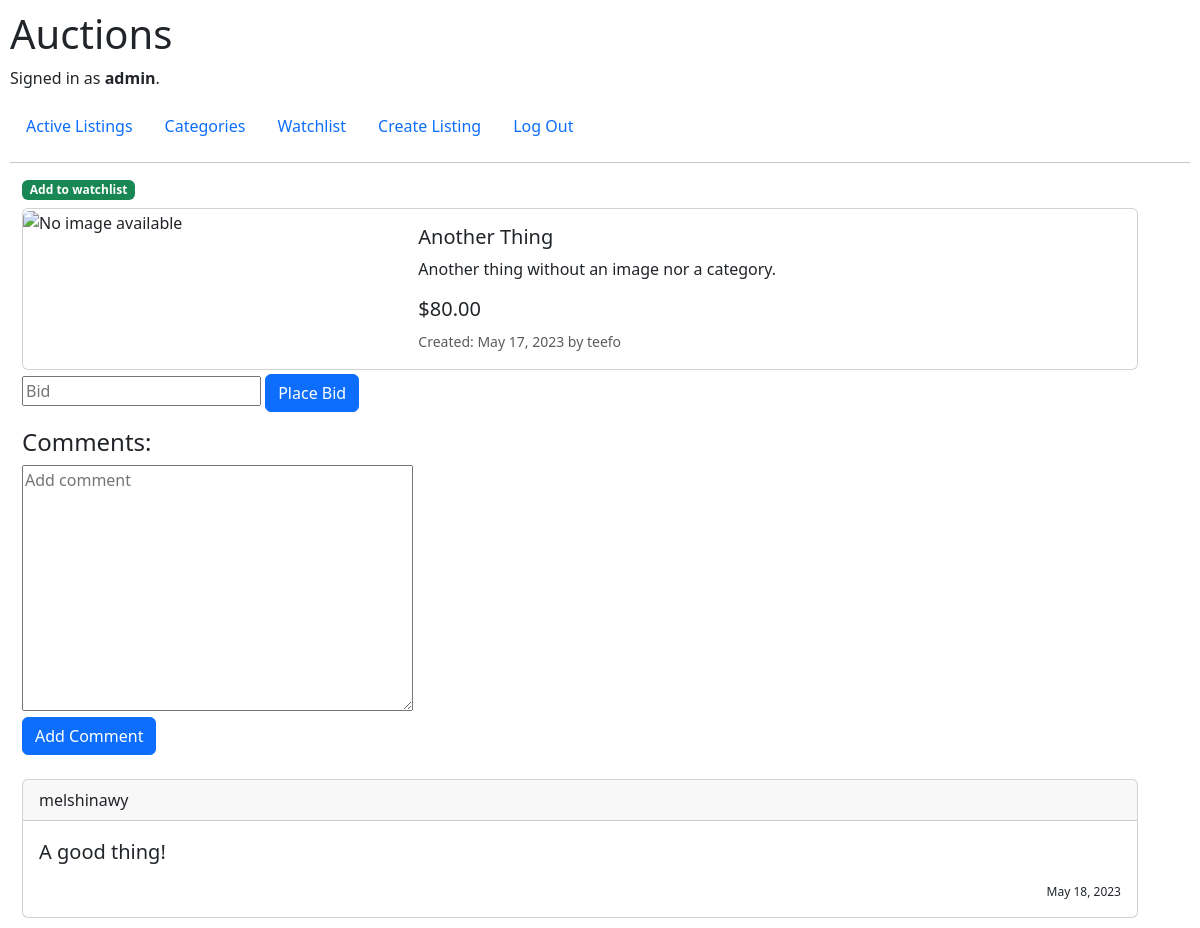
Page /4 (signed in) on the committed database.
### auctions/models.py (models this page shows, shortened)
class User(AbstractUser):
    pass

class Listing(models.Model):
    seller = models.ForeignKey(User, on_delete=models.CASCADE, related_name='seller')
    title = models.CharField(max_length=64)
    description = models.CharField(max_length=800)
    image_url = models.URLField(blank=True)
    category = models.ForeignKey(Category, blank=True, null=True, on_delete=models.SET_NULL)
    active = models.BooleanField(default=True)
    created_at = models.DateField(auto_now_add=True)
    watchlist = models.ManyToManyField(User, blank=True, related_name='watchlist')
    winner = models.ForeignKey(User, on_delete=models.SET_NULL, null=True, blank=True, related_name='winner')

class Comment(models.Model):
    user = models.ForeignKey(User, on_delete=models.CASCADE)
    listing = models.ForeignKey(Listing, on_delete=models.CASCADE)
    comment = models.CharField(max_length=500)
    created_at = models.DateField(auto_now_add=True)

### auctions/views.py (the view, shortened to what this page needs)
# urls.py: path('<int:listing_id>', views.listing_page, name="listing_page"),
def listing_page(request, listing_id):
    listing = Listing.objects.get(pk=listing_id) # Get listing from id
    user_id = request.user.id # Get user id
    if request.method == 'GET':
        max_bid = Bid.objects.filter(listing=listing_id).aggregate(Max('bid'))['bid__max'] # Get the maximum bid for that listing
        context = {
                'listing': Listing.objects.get(pk=listing_id),
                'max_bid': max_bid,
                'user_id': user_id,
                'comments': Comment.objects.filter(listing=listing)
            }
        if user_id: # If a user is logged in
            user = User.objects.get(pk=request.user.id) # Get the user instance from User model
            if listing.seller.id == user.id: # If the user is the seller, they are given the option to close the bids
                listing_manipulation = 'Close auction'
            elif listing in user.watchlist.all(): # If the listing is in the user's watchlist, they are given the option to remove it
                listing_manipulation = 'Remove from watchlist'
            else: # Else the listing is not on the user's watchlist so they are given the option to add it
                listing_manipulation = 'Add to watchlist'
            context['listing_manipulation'] = listing_manipulation # Save the relavent listing manipulation option to the context
            if listing.active:
                context['comment_form'] = CommentForm() # If the listing is active add a comment form to the context
            if (listing.seller != user):
                form = modelform_factory(Bid, form=BidForm, widgets={'bid': forms.NumberInput(attrs={'placeholder': 'Bid', 'size': '8', 'min': max_bid + 0.01})})
                context['bid_form'] = form # If the seller is not the same as the user add a bid form to the context
        return render(request, "auctions/listing_page.html", context)

### auctions/forms.py
class CommentForm(forms.ModelForm):
    class Meta:
        model = Comment
        fields = ['comment']
        widgets = {
            'comment': forms.Textarea(attrs={'placeholder': 'Add comment'}),
        }

### auctions/templates/auctions/listing_page.html (shortened to what this page needs)
{% extends "auctions/layout.html" %}
{% block body %}
    {% if user.id and listing.active %}
        <h6><a href="{% url 'add_to_watchlist' listing.id listing_manipulation %}">
        {% if listing_manipulation == 'Add to watchlist' %}
            <span class="badge bg-success">{{ listing_manipulation }}</span>
        {% elif listing_manipulation == 'Remove from watchlist' %}
            <span class="badge bg-secondary">{{ listing_manipulation }}</span>
        {% elif listing_manipulation == 'Close auction' %}
            <span class="badge bg-danger">{{ listing_manipulation }}</span>
        {% endif %}
</a></h6>
    {% endif %}
<div class="card mb-1">
    <div class="row">
      <div class="col">
        {% if listing.image_url %}
            <img src="{{ listing.image_url }}" class="img-fluid rounded-start" style="height: 200px;" alt="{{ listing.title }}">
        {% else %}
            <img src="https://st4.depositphotos.com/14953852/24787/v/450/depositphotos_247872612-stock-illustration-no-image-available-icon-vector.jpg" class="img-fluid rounded-start" alt="No image available">
        {% endif %}
      </div>
      <div class="col-md-8">
        <div class="card-body">
          <h5 class="card-title">{{ listing.title }}</h5>
          <p class="card-text">{{ listing.description }}</p>
          <h5 class="card-title">${{ max_bid|floatformat:2 }}</h5>
          <p class="card-text"><small class="text-muted">Created: {{ listing.created_at }} by {{ listing.seller }}</small></p>
        </div>
      </div>
    </div>
  </div>
    {% if bid_form %}
    <form action="{% url 'listing_page' listing.id %}" name="bid" method="post">
        <div class="form-floating mb-3">
            {{ bid_form.bid }}
            <input class="btn btn-primary" type="submit" value="Place Bid">
        </div>
    </form>
    {% endif %}
    <h4>Comments:</h4>
    {% if comment_form %}
    <form action="{% url 'listing_page' listing.id %}" name="comment" method="post">
        {{ comment_form.comment }}<br/>
        <input class="btn btn-primary" type="submit" value="Add Comment">
    </form><br>
    {% endif %}
    {% for comment in comments reversed %}
    <div class="card">
        <div class="card-header">
            {{ comment.user }}
        </div>
        <div class="card-body">
          <blockquote class="blockquote mb-0">
            <p>{{ comment.comment }}</p>
            <footer class="footer" style="font-size: 12px; text-align: right;">{{ comment.created_at }}</footer>
          </blockquote>
        </div>
      </div>
    {% endfor %}
{% endblock %}

### auctions/templates/auctions/layout.html (shortened to what this page needs)
{% load static %}
<!DOCTYPE html>
<html lang="en">
    <head>
        <link href="https://cdn.jsdelivr.net/npm/bootstrap@5.3.0-alpha3/dist/css/bootstrap.min.css" rel="stylesheet">
        <link href="{% static 'auctions/styles.css' %}" rel="stylesheet">
    </head>
    <body>
        <h1>Auctions</h1>
        <div>
            {% if user.is_authenticated %}
                <p>Signed in as <strong>{{ user.username }}</strong>.</p>
            {% else %}
                <p>Not signed in.</p>
            {% endif %}
        </div>
        <ul class="nav">
            <li class="nav-item">
                <a class="nav-link" href="{% url 'index' %}">Active Listings</a>
            </li>
            <li class="nav-item">
                <a class="nav-link" href="{% url 'categories' %}">Categories</a>
            </li>
            {% if user.is_authenticated %}
                <li class="nav-item">
                    <a class="nav-link" href="{% url 'watchlist' %}">Watchlist</a>
                </li>
                <li class="nav-item">
                    <a class="nav-link" href="{% url 'create_listing' %}">Create Listing</a>
                </li>
                <li class="nav-item">
                    <a class="nav-link" href="{% url 'logout' %}">Log Out</a>
                </li>
            {% endif %}
        </ul>
        <hr>
        <div class="container mx-0">
            {% block body %}
            {% endblock %}
        </div>
    </body>
</html>

### auctions/static/auctions/styles.css (style rules this page uses)
body { padding: 10px; }

### rows in the picture
User: username "admin"
Listing: title "Another Thing", description "Another thing without an image nor a category.", created_at "May 17, 2023", seller "teefo"
Comment: user "melshinawy", comment "A good thing!", created_at "May 18, 2023"

### other values in the picture
{{ listing_manipulation }} "Add to watchlist"
{{ max_bid|floatformat:2 }} "80.00"
